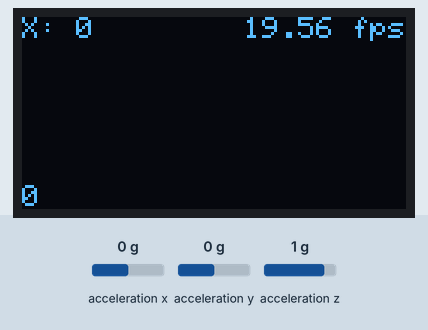
A sketch run on a simulated Arduino Uno, built with avr-gcc and run on an emulated ATmega328P. Parts: 128×64 one-colour display. The inputs (shaded band) are chosen by the test bench; at power-on: acceleration x 0 g, acceleration y 0 g, acceleration z 1 g. What the sketch prints to the serial monitor is not drawn.

Above: at 1.21 s.
1.6 s: acceleration x set to -1.4 g
3.1 s: acceleration x set to -0.8 g
At 4.1 s:
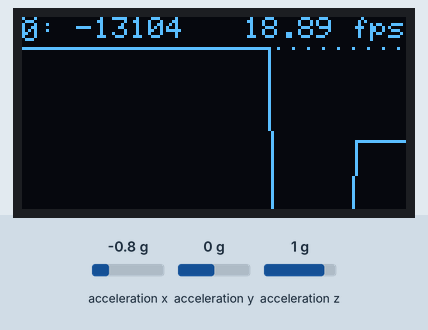
4.7 s: acceleration x set to 0 g
At 12.09 s:
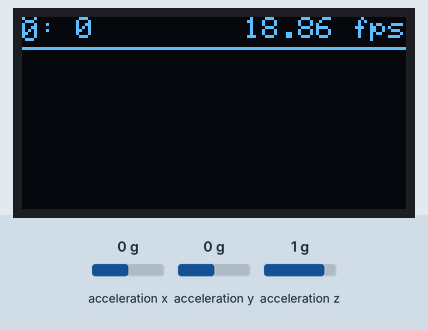

The sketch:

AccelGraphSingleVal.ino
```cpp
/**
 *  This example graphs an LIS3DH accelerometer value in real-time to an OLED screen.
 *  You can select which value to graph: x, y, z, or the magnitude of the accelerometer
 *  signal using the GraphData _graphData enum.
 *
 *  Other configurable options:
 *  - turn on/off the status bar at the top by setting _drawStatusBar to false
 *  - graph points rather than lines by setting _drawGraphPrimitive = POINTS
 *
 *  Adafruit Gfx Library:
 *  https://learn.adafruit.com/adafruit-gfx-graphics-library/overview
 *
 *  Adafruit OLED tutorials:
 *  https://learn.adafruit.com/monochrome-oled-breakouts
 *
 *  Adafruit LIS3DH tutorial:
 *  https://learn.adafruit.com/adafruit-lis3dh-triple-axis-accelerometer-breakout
 *
 *  By Jon E. Froehlich
 *  @jonfroehlich
 *  http://makeabilitylab.io
 *
 */

#include <Wire.h>
#include <SPI.h>
#include <Adafruit_LIS3DH.h>
#include <Adafruit_Sensor.h>

#include <Adafruit_GFX.h>
#include <Adafruit_SSD1306.h>

#define SCREEN_WIDTH 128 // OLED display width, in pixels
#define SCREEN_HEIGHT 64 // OLED display height, in pixels

// Declaration for an SSD1306 display connected to I2C (SDA, SCL pins)
#define OLED_RESET     4 // Reset pin # (or -1 if sharing Arduino reset pin)
Adafruit_SSD1306 display(SCREEN_WIDTH, SCREEN_HEIGHT, &Wire, OLED_RESET);

// Used for LIS3DH hardware & software SPI
#define LIS3DH_CS 10
Adafruit_LIS3DH lis = Adafruit_LIS3DH();

int _minSensorVal = 32767; // adaptive value, will be set automatically when sensor values read
int _maxSensorVal = -32767; // adaptive value, will be set automatically when sensor values read
const int DELAY_LOOP_MS = 0; // change to slow down how often to read and graph value

int _circularBuffer[SCREEN_WIDTH]; //fast way to store values (rather than an ArrayList with remove calls)
int _curWriteIndex = 0; // tracks where we are in the circular buffer

// for tracking fps
unsigned long _totalFrameCount = 0;
unsigned long _startTimeStamp = 0;

// status bar
boolean _drawStatusBar = true; // change to show/hide status bar
boolean _drawAxis = true;
int _graphHeight = SCREEN_HEIGHT;

enum GraphPrimitive{
  POINTS,
  LINES
};

GraphPrimitive _drawGraphPrimitive = LINES;

enum GraphData{
  X_DATA,
  Y_DATA,
  Z_DATA,
  MAG
};

// You can change this to X_DATA, Y_DATA, Z_DATA, or MAG
// to display those respective values
GraphData _graphData = X_DATA;

void setup() {
  Serial.begin(9600);

  // SSD1306_SWITCHCAPVCC = generate display voltage from 3.3V internally
  if (!display.begin(SSD1306_SWITCHCAPVCC, 0x3D)) { // Address 0x3D for 128x64
    Serial.println(F("SSD1306 allocation failed"));
    for (;;); // Don't proceed, loop forever
  }

  // Clear the buffer
  display.clearDisplay();

  display.setTextSize(1);
  display.setTextColor(WHITE, BLACK);
  display.setCursor(0, 0);
  display.println("Screen initialized!");
  display.display();
  delay(250);

  display.println("Initializing accelerometer...");
  if (! lis.begin(0x18)) {   // change this to 0x19 for alternative i2c address
    Serial.println("Couldn't start");
    while (1) yield();
  }
  Serial.println("LIS3DH found!");

  lis.setRange(LIS3DH_RANGE_4_G);   // 2, 4, 8 or 16 G!

  Serial.print("Range = ");
  Serial.print(2 << lis.getRange());
  Serial.println("G");

  if(_drawStatusBar){
    _graphHeight = SCREEN_HEIGHT - 10;
  }
}

void loop() {
  if(_startTimeStamp == 0){
    _startTimeStamp = millis();
  }

  lis.read();
  int sensorVal = 0;

  // We can graph the X, Y, or Z accelerometer data
  // or the magnitude of the signal
  switch(_graphData){
    case X_DATA:
      sensorVal = lis.x;
      break;
    case Y_DATA:
      sensorVal = lis.y;
      break;
    case Z_DATA:
      sensorVal = lis.z;
      break;
    case MAG:
      long x = lis.x;
      long y = lis.y;
      long z = lis.z;
      double mag = sqrt(x * x + y * y + z * z);
      sensorVal = mag;
      Serial.print("mag: ");
      Serial.print(mag);
      Serial.print(" sensorVal: ");
      Serial.println(sensorVal);
      break;
  }

  _circularBuffer[_curWriteIndex++] = sensorVal;

  if(sensorVal < _minSensorVal){
    _minSensorVal = sensorVal;
  }

  if(sensorVal > _maxSensorVal){
    _maxSensorVal = sensorVal;
  }

  if(_curWriteIndex >= display.width()){
    _curWriteIndex = 0;
  }

  display.clearDisplay();

  // Draw the status bar
  if(_drawStatusBar){
    drawStatusBar(sensorVal);
  }

  // Draw the axis
  if(_drawAxis){
    drawAxis();
  }

  // Draw the line graph
  drawLineGraph();

  // Render buffer to screen
  display.display();
  _totalFrameCount++;

  if(DELAY_LOOP_MS > 0){
    delay(DELAY_LOOP_MS);
  }
}

void drawStatusBar(int sensorVal){
  // Draw current val
  display.setCursor(0, 0);

  switch(_graphData){
    case X_DATA:
      display.print("X: ");
      break;
    case Y_DATA:
      display.print("Y: ");
      break;
    case Z_DATA:
      display.print("Z: ");
      break;
    case MAG:
      display.print("MAG: ");
      break;
  }

  display.print(sensorVal);

  if(_totalFrameCount > 0){
    int16_t  x1, y1;
    uint16_t w, h;
    unsigned long elapsedTime = millis() - _startTimeStamp;
    float fps = _totalFrameCount / (elapsedTime / 1000.0);
    display.getTextBounds("XX.XX fps", 0, 0, &x1, &y1, &w, &h);
    display.setCursor(display.width() - w, 0);
    display.print(fps);
    display.print(" fps");
  }
}

// Draw the axis
void drawAxis(){
  int y = getYPixelFromSensorVal(0);

  // draw dotted line
  for(int x = 0; x < display.width(); x += 5){
    display.drawPixel(x, y, SSD1306_WHITE);
  }

  display.setCursor(0, y - 9);
  display.print("0");
}

// Draw the line graph
void drawLineGraph(){
  int xPos = 0;
  int lastSensorVal = 0;
  for (int i = _curWriteIndex; i < display.width(); i++){
    // draw the line
    if(_drawGraphPrimitive == POINTS){
      int sensorVal = _circularBuffer[i];
      drawValue(xPos, sensorVal);
    }else{
      if(xPos > 0){
        int x1 = xPos - 1;
        int x2 = xPos;
        int sensorVal1 = _circularBuffer[i - 1];
        int sensorVal2 = _circularBuffer[i];
        lastSensorVal = sensorVal2;
        drawLine(x1, sensorVal1, x2, sensorVal2);
      }
    }

    xPos++;
  }

  for(int i = 0; i < _curWriteIndex; i++){
    //draw the line
    if(_drawGraphPrimitive == POINTS){
      int sensorVal = _circularBuffer[i];
      drawValue(xPos, sensorVal);
    }else{
      int x1 = xPos - 1;
      int x2 = xPos;
      int sensorVal1 = 0;
      if(i == 0){
        sensorVal1 = lastSensorVal;
      }else{
        sensorVal1 = _circularBuffer[i - 1];
      }

      int sensorVal2 = _circularBuffer[i];
      drawLine(x1, sensorVal1, x2, sensorVal2);
    }

    xPos++;;
  }
}

// Draws a line between two sensor values at the given x positions
void drawLine(int x1, int sensorVal1, int x2, int sensorVal2){
  int y1 = getYPixelFromSensorVal(sensorVal1);
  int y2 = getYPixelFromSensorVal(sensorVal2);

  display.drawLine(x1, y1, x2, y2, SSD1306_WHITE);
}

// Get the y-pixel position for the sensor value
int getYPixelFromSensorVal(int sensorVal){
  int lineHeight = map(sensorVal, _minSensorVal, _maxSensorVal, 0, _graphHeight);
  int yPixel = display.height() - lineHeight;
  return yPixel;
}

// Draws the value at the x pixel position
void drawValue(int xPos, int sensorVal){
  int lineHeight = map(sensorVal, _minSensorVal, _maxSensorVal, 0, _graphHeight);
  int yPos = display.height() - lineHeight;
  display.drawPixel(xPos, yPos, SSD1306_WHITE);
}
```
